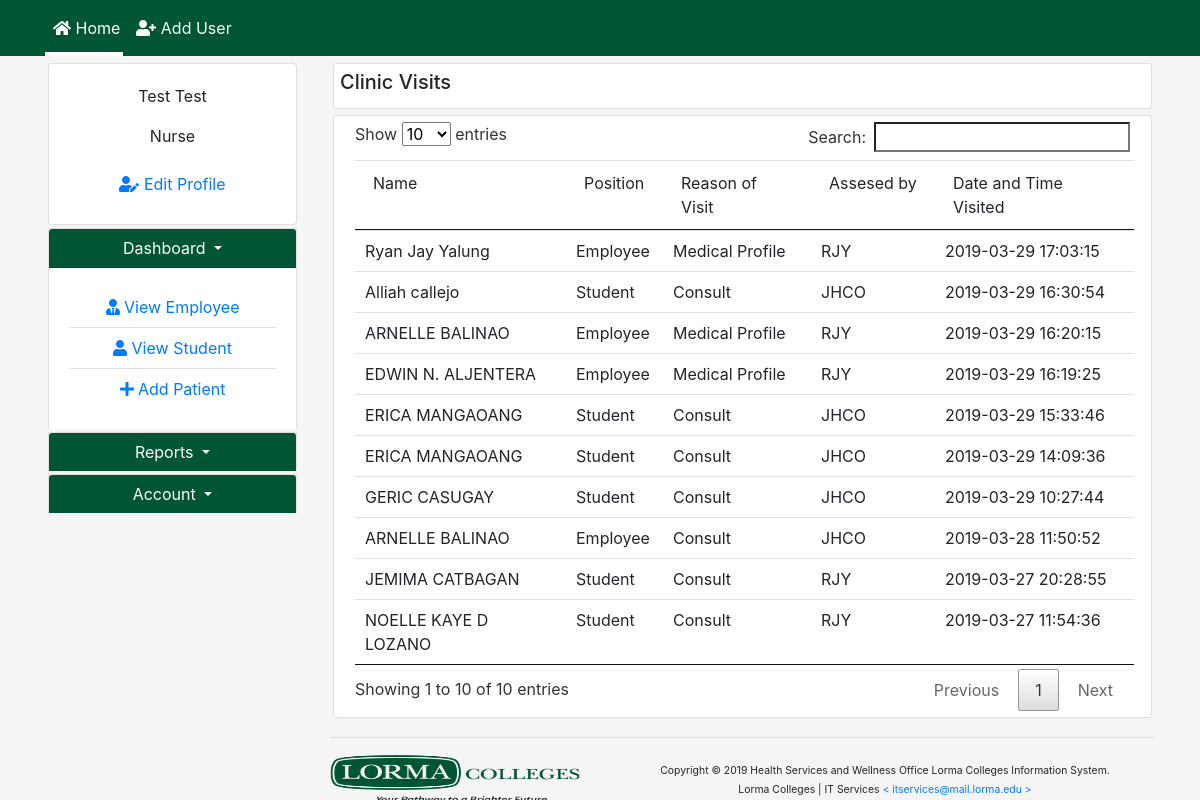
Screenshot of /index.php (signed in) with the database file from the repository.
### tables this page shows
CREATE TABLE `visit_tbl` (
  `id` int(11) NOT NULL AUTO_INCREMENT,
  `patient_id` int(11) NOT NULL,
  `visit_reason` varchar(50) DEFAULT NULL,
  `assesed_by` varchar(255) DEFAULT NULL,
  `date_recorded` timestamp NULL DEFAULT NULL,
  PRIMARY KEY (`id`),
  KEY `FK_visit_tbl_patient_pd_tbl` (`patient_id`),
  CONSTRAINT `FK_visit_tbl_patient_pd_tbl` FOREIGN KEY (`patient_id`) REFERENCES `patient_pd_tbl` (`id`) ON DELETE CASCADE ON UPDATE CASCADE
);

CREATE TABLE `patient_pd_tbl` (
  `id` int(11) NOT NULL AUTO_INCREMENT,
  `firstname` varchar(50) DEFAULT '0',
  `lastname` varchar(50) DEFAULT '0',
  `patient_number` bigint(20) DEFAULT '0',
  `gender` varchar(50) DEFAULT '0',
  `patient_address` varchar(50) DEFAULT '0',
  `contact_person` varchar(50) DEFAULT '0',
  `person_contact_emergency_number` bigint(20) DEFAULT '0',
  `status` varchar(50) DEFAULT NULL,
  `department` varchar(50) DEFAULT '0',
  `age` int(11) DEFAULT '0',
  `position` varchar(50) DEFAULT '0',
  `civil_status` varchar(50) DEFAULT '0',
  `blood_type` varchar(50) DEFAULT '0',
  PRIMARY KEY (`id`)
);

### index.php (the view, shortened to what this page needs)
<?php
include 'includes/header.php';
 ?>
<nav class="navbar navbar-expand-lg navbar-light bg-light navbar-style fixed-top">
	<div class="container">
	    <ul class="navbar-nav">
	    	<li class="nav-item active">
	        <a class="nav-link" href="index.php"><i class="fas fa-home"></i> Home</a>
	      </li>
	      <li class="nav-item">
	        <a class="nav-link" href="add_account.php"><i class="fas fa-user-plus"></i> Add User</a>
	      </li>
	    </ul>
	</div>
</nav>
<?php
include 'includes/db.php';
$id = $_SESSION['id'];
$result = $conn->query("SELECT * FROM admin_tbl WHERE id = $id");
$row = mysqli_fetch_assoc($result);
?>
<div class="container">
 	<div class="row">
 		<div class="col-md-3">
		 	<div class="card">
			  <div class="card-body">
			    <p style="text-align: center;"><?php echo $_SESSION['firstname'] . " " . $_SESSION['lastname']; ?></p>
			    <p style="text-align: center"><?php echo $_SESSION['user_type']; ?></p>
			    <a style="text-align: center" href="modules/edit_user_account.php?id=<?php echo $row['id']; ?>" class="nav-link card-link"><i class="fas fa-user-edit"></i> Edit Profile</a>
			  </div>
			</div>
			<div class="accordion" id="patient_accordion">
			  <div class="card card-side-panel">
			    <div class="card-header card-header-side-panel" id="headingOne">
		 	      <h5 class="mb-0">
			        <button class="btn btn-link dropdown-toggle" type="button" data-toggle="collapse" data-target="#collapseOne" aria-expanded="false" aria-controls="collapseOne">
			          Dashboard
			        </button>
			      </h5>
			    </div>
			    <div id="collapseOne" class="collapse show" aria-labelledby="headingOne" data-parent="#patient_accordion">
			      <div style="text-align: center;" class="card-body">
			         <ul class="list-group list-group-flush">
			         	<li class="list-group-item">
							<a class="nav-link" href="modules/view_employee_patient.php"><i class="fas fa-user-tie"></i> View Employee</a>
						</li>
						<li class="list-group-item">
							<a class="nav-link" href="modules/view_student_patient.php"><i class="fas fa-user"></i> View Student</a>
						</li>
						<li class="list-group-item">
				    		<a class="nav-link" href="modules/add_patient.php"><i class="fas fa-plus" aria-hidden="true"></i>  Add Patient</a>
				    	</li>
			 		 </ul>
			      </div>
			    </div>
			  </div>
			</div>
			<div class="accordion" id="reports_accordion" aria-expanded="false">
			  <div class="card">
			    <div class="card-header card-header-side-panel" id="headingOne">
			      <h5 class="mb-0">
			        <button class="btn btn-link dropdown-toggle" type="button" data-toggle="collapse" data-target="#collapseTwo" aria-expanded="false" aria-controls="collapseOne">
			          Reports
			        </button>
			      </h5>
			    </div>
			  </div>
			</div>
			<div class="accordion" id="account_accordion" aria-expanded="false">
			  <div class="card">
			    <div class="card-header card-header-side-panel" id="headingOne">
			      <h5 class="mb-0">
			        <button class="btn btn-link dropdown-toggle" type="button" data-toggle="collapse" data-target="#collapseThree" aria-expanded="false" aria-controls="collapseOne">
			          Account
			        </button>
			      </h5>
			    </div>
			  </div>
			</div>
 		</div>
		<div class="col-md-9">
			<div class="row">
				<div class="col-md-12">
						<div class="card">
				<div class="card-body card-body-header">
					<h5>Clinic Visits</h5>
				</div>
			</div>
				</div>
			</div>
		<?php
		$query = "SELECT vt.*, pt.* FROM visit_tbl as vt
						LEFT JOIN patient_pd_tbl AS pt
						ON vt.patient_id = pt.id";
		$result = mysqli_query($conn, $query);?>
			<div>
				<div class="card card-body-margins">
					<div class="card-body card-body-header">
							<div class="col-md-12">
						<table id="logs_data" class="table table-hover">
							<thead>
								<tr>
									<td>Name</td>
									<td>Position</td>
									<td>Reason of Visit</td>
									<td>Assesed by</td>
									<td>Date and Time Visited</td>
								</tr>
							</thead>
					<?php while($row = mysqli_fetch_array($result)) { ?>
							<tr>
								<td><?php echo $row["firstname"]. " " . $row["lastname"]; ?></td>
								<td><?php echo $row["position"]; ?></td>
								<td><?php echo $row["visit_reason"]; ?></td>
								<td><?php echo $row["assesed_by"]; ?></td>
								<td><?php echo $row["date_recorded"]; ?></td>
							</tr>
					<?php
					}
					 ?>
						</table>
					</div>
					</div>
				</div>
			</div>
		</div>
		 <div class="container">
 		<div class="row">
 			<div class="col-md-9 offset-3">
 				<hr>
 			</div>
 		</div>
 		<div class="row">
 			<div class="col-md-3 offset-3">
 				<img src="assets/img/lormacolleges_logo.png" height="50" width="250">
 			</div>
 			<div style="margin:auto;text-align: center; font-size: 13px;" class="col-md-6">
 				<small>Copyright &copy; 2019 Health Services and Wellness Office Lorma Colleges Information System.</small>
 				<br>
 				<small>Lorma Colleges | IT Services <a href="itservices@mail.lorma.edu">< itservices@mail.lorma.edu ></a></small>
 			</div>
 		</div>
 </div>

### includes/header.php (shortened to what this page needs)
<!DOCTYPE html>
<html>
<head>
	<link rel="stylesheet" type="text/css" href="assets/css/all.css">
	<link rel="stylesheet" href="assets/css/bootstrap.min.css">
	<link rel="stylesheet" type="text/css" href="assets/css/styles.css">
	<link rel="stylesheet" type="text/css" href="assets/css/datatables.min.css">
	<link rel="stylesheet" type="text/css" href="assets/css/zoomify.min.css">
</head>
<body>

### assets/css/all.css (style rules this page uses)
.fa-home:before { content: "\f015"; }
.fa-plus:before { content: "\f067"; }
.fa-user:before { content: "\f007"; }
.fa-user-edit:before { content: "\f4ff"; }
.fa-user-plus:before { content: "\f234"; }
.fa-user-tie:before { content: "\f508"; }

### assets/css/styles.css (style rules this page uses)
body { margin: 0 auto; background: #f5f5f5; }
.card-header-side-panel button { color: #fff !important; }
.card-body-header { padding: 6px !important; }
.card { margin: 3px !important; }
.card-header { padding: 0px !important; text-align: center !important; background: #005533; color: #fff; }
.list-group-item { padding: 0px !important; }

### index.php (style rules this page uses)
.navbar-style { background-color: #005533 !important; }
.navbar-style a { color: #fff !important; }

### rows the page displays
visit_tbl: patient.firstname "NOELLE KAYE D", patient.lastname "LOZANO", patient.position "Student", visit_reason "Consult", assesed_by "RJY", date_recorded "2019-03-27 11:54:36"
visit_tbl: patient.firstname "JEMIMA", patient.lastname "CATBAGAN", patient.position "Student", visit_reason "Consult", assesed_by "RJY", date_recorded "2019-03-27 20:28:55"
visit_tbl: patient.firstname "ARNELLE", patient.lastname "BALINAO", patient.position "Employee", visit_reason "Consult", assesed_by "JHCO", date_recorded "2019-03-28 11:50:52"
visit_tbl: patient.firstname "GERIC", patient.lastname "CASUGAY", patient.position "Student", visit_reason "Consult", assesed_by "JHCO", date_recorded "2019-03-29 10:27:44"
visit_tbl: patient.firstname "ERICA", patient.lastname "MANGAOANG", patient.position "Student", visit_reason "Consult", assesed_by "JHCO", date_recorded "2019-03-29 14:09:36"
visit_tbl: patient.firstname "ERICA", patient.lastname "MANGAOANG", patient.position "Student", visit_reason "Consult", assesed_by "JHCO", date_recorded "2019-03-29 15:33:46"
visit_tbl: patient.firstname "EDWIN N.", patient.lastname "ALJENTERA", patient.position "Employee", visit_reason "Medical Profile", assesed_by "RJY", date_recorded "2019-03-29 16:19:25"
visit_tbl: patient.firstname "ARNELLE", patient.lastname "BALINAO", patient.position "Employee", visit_reason "Medical Profile", assesed_by "RJY", date_recorded "2019-03-29 16:20:15"
visit_tbl: patient.firstname "Alliah", patient.lastname "callejo", patient.position "Student", visit_reason "Consult", assesed_by "JHCO", date_recorded "2019-03-29 16:30:54"
visit_tbl: patient.firstname "Ryan Jay", patient.lastname "Yalung", patient.position "Employee", visit_reason "Medical Profile", assesed_by "RJY", date_recorded "2019-03-29 17:03:15"

### other values shown
$_SESSION['firstname'] "Test"
$_SESSION['lastname'] "Test"
$_SESSION['user_type'] "Nurse"
